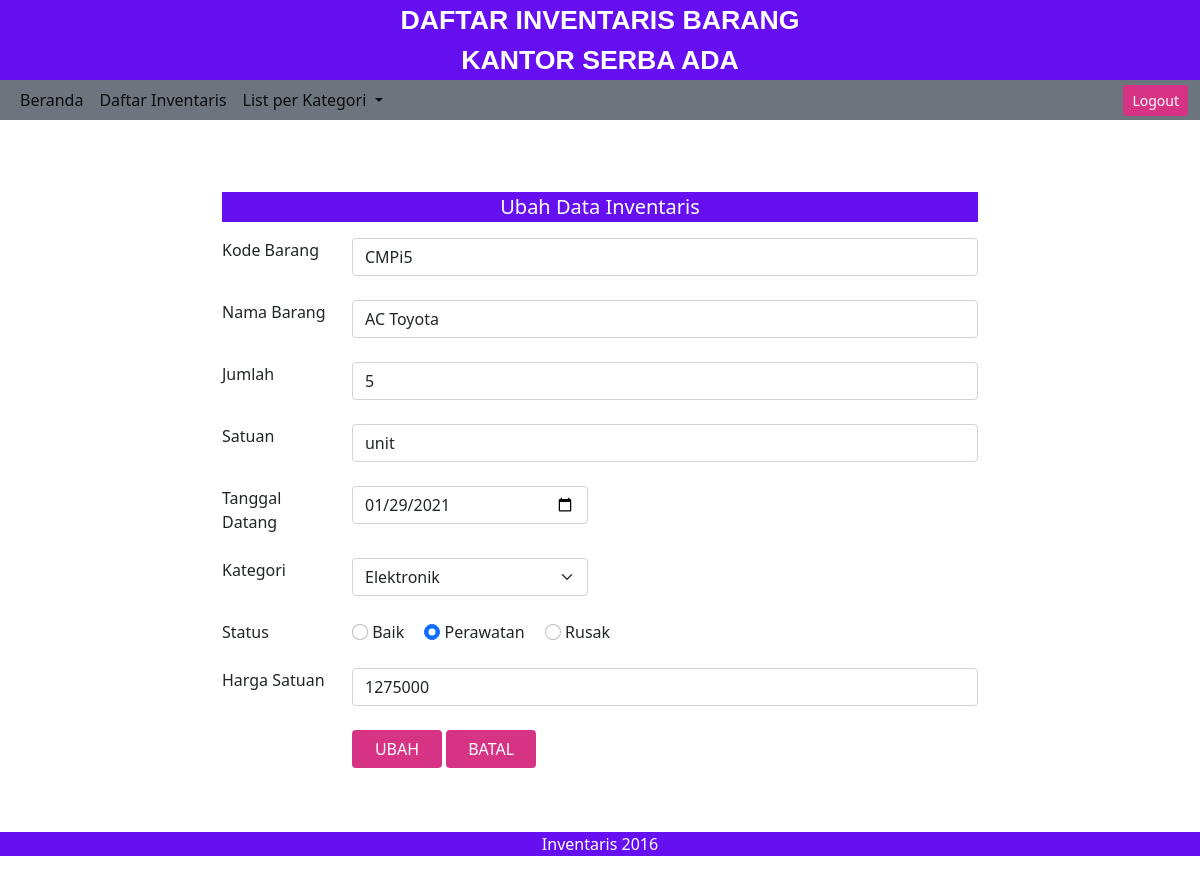
Screenshot of /form_edit.php?kode_barang=CMPi5 (signed in) with the database file from the repository.
### tables this page shows
CREATE TABLE `inventaris` (
  `kode_barang` varchar(10) NOT NULL,
  `nama_barang` varchar(30) NOT NULL,
  `jumlah` int(11) NOT NULL,
  `satuan` varchar(15) NOT NULL,
  `tgl_datang` date NOT NULL,
  `kategori` varchar(20) NOT NULL,
  `status_barang` varchar(20) NOT NULL,
  `harga` int(20) NOT NULL
);

### form_edit.php (the view, shortened to what this page needs)
<html>
  <head>
    <link rel="stylesheet" href="assets/css/bootstrap.css">
    <link rel="stylesheet" href="assets/js/bootstrap.js">
  </head>
  <body>
    <div class="text-center text-white fw-bold" style="background-color: #6610f2; font-size: 20pt; font-family: sans-serif; margin-bottom: -16px;">
      <p>DAFTAR INVENTARIS BARANG<br>KANTOR SERBA ADA</p>
    </div>
    <nav class="navbar navbar-expand-lg navbar-light bg-secondary pt-0 pb-0" >
      <div class="container-fluid ms-auto">
        <div class="collapse navbar-collapse" id="navbarNavDropdown">
          <ul class="navbar-nav">
            <li class="nav-item">
              <a class="nav-link active" aria-current="page" href="index.php">Beranda</a>
            </li>
            <li class="nav-item">
              <a class="nav-link active" aria-current="page" href="daftar_inventaris.php">Daftar Inventaris</a>
            </li>
            <li class="nav-item dropdown">
              <a class="nav-link dropdown-toggle active" href="#" id="navbarDropdownMenuLink" role="button" data-bs-toggle="dropdown" aria-expanded="false">
                List per Kategori
              </a>
            </li>
          </ul>
        </div>
        <a href="logout.php">
         <button class="btn btn-sm text-white" style="background-color:  #d63384;">Logout</button>
        </a>
      </div>
    </nav>
    <br><br><br>
    <div class="container" style="width: 65%;">
    <div style="background-color: #6610f2;">
      <p class="text-center text-white" style="font-size: 15pt;">Ubah Data Inventaris</p>
    </div>
    <?php
      include "koneksi.php";
      $kode_barang=$_GET['kode_barang'];
      $query=mysqli_query($konek, "SELECT * from inventaris where kode_barang='$kode_barang'");
      $data=mysqli_fetch_array($query);
    ?>
    <form method="POST" action="update.php">
      <div class="form-group">
          <div class="row">
            <div class="col-md-2">
              <label for="kode">Kode Barang</label>
            </div>
            <div class="col-md-10">
              <input type="text" name="kode_barang" class="form-control" value="<?php echo $data['kode_barang']; ?>" placeholder="Kode Barang" id="kode">
            </div>
          </div>
        </div>
        <br><div class="form-group">
          <div class="row">
            <div class="col-md-2">
              <label for="nama">Nama Barang</label>
            </div>
            <div class="col-md-10">
              <input type="text" name="nama_barang" class="form-control" value="<?php echo $data['nama_barang']; ?>" placeholder="Nama Barang" id="nama">
            </div>
          </div>
        </div>
        <br><div class="form-group">
          <div class="row">
            <div class="col-md-2">
              <label for="jumlah">Jumlah</label>
            </div>
            <div class="col-md-10">
              <input type="text" name="jumlah" class="form-control" value="<?php echo $data['jumlah']; ?>" placeholder="Jumlah" id="jumlah">
            </div>
          </div>
        </div>
        <br><div class="form-group">
          <div class="row">
            <div class="col-md-2">
              <label for="satuan">Satuan</label>
            </div>
            <div class="col-md-10">
              <input type="text" name="satuan" class="form-control" value="<?php echo $data['satuan']; ?>" placeholder="Satuan" id="satuan">
            </div>
          </div>
        </div>
        <br><div class="form-group">
          <div class="row">
            <div class="col-md-2">
              <label for="tgl">Tanggal Datang</label>
            </div>
            <div class="col-md-4">
              <input type="date" name="tgl_datang" class="form-control" value="<?php echo $data['tgl_datang']; ?>" id="tgl">
            </div>
          </div>
        </div>
        <br><div class="form-group">
          <div class="row">
            <div class="col-md-2">
              <label>Kategori</label>
            </div>
            <div class="col-md-4">
              <select name="kategori" class="form-select">
                <option value="Elektronik" <?php if ($data['kategori']=="Elektronik") echo "selected";?>>Elektronik</option>
              </select>
            </div>
          </div>
        </div>
        <br><div class="form-group">
          <div class="row">
                <div class="col-md-2">
                    <label>Status</label>
                </div>
                <div class="col-md-10">
                  <div class="form-check-inline">
                     <input type="radio" class="form-check-input" name="status_barang" value="Baik" <?php if ($data['status_barang']=="Baik") echo "checked";?>>
                       <label>Baik</label>
                  </div>
                  <div class="form-check-inline">
                     <input type="radio" class="form-check-input" name="status_barang" value="Perawatan" <?php if ($data['status_barang']=="Perawatan") echo "checked";?>>
                        <label>Perawatan</label>
                  </div>
                  <div class="form-check-inline">
                     <input type="radio" class="form-check-input" name="status_barang" value="Rusak" <?php if ($data['status_barang']=="Rusak") echo "checked";?>>
                        <label>Rusak</label>
                  </div>
                </div>
            </div>
        </div>
        <br><div class="form-group">
          <div class="row">
            <div class="col-md-2">
              <label for="harga">Harga Satuan</label>
            </div>
            <div class="col-md-10">
              <input type="text" name="harga" class="form-control" value="<?php echo $data['harga']; ?>" placeholder="Harga Satuan" id="harga">
            </div>
          </div>
        </div>
        <br><div class="form-group">
          <div class="row">
            <div class="col-md-2">
            </div>
            <div class="col-md-10">
              <button type="submit" class="btn text-white" style="background-color: #d63384; width: 90px;">UBAH</button>
              <button type="reset" class="btn text-white" style="background-color: #d63384; width: 90px;">BATAL</button>
            </div>
          </div>
        </div>
    </form>
    </div>
    <br><br>
    <div class="text-center text-white" style="background-color: #6610f2;">
      <p>Inventaris 2016</p>
    </div>
  </body>
</html>

### rows the page displays
inventaris: kode_barang "CMPi5", nama_barang "AC Toyota", jumlah "5", satuan "unit", tgl_datang "01/29/2021", kategori "Elektronik", status_barang "☑", harga "1275000"
